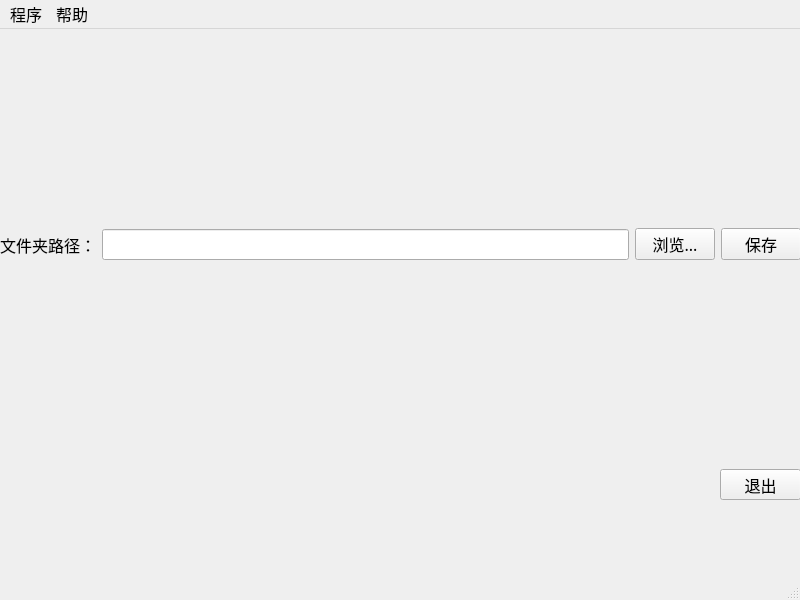
<?xml version="1.0" encoding="UTF-8"?>
<ui version="4.0">
 <class>MainWindow</class>
 <widget class="QMainWindow" name="MainWindow">
  <property name="geometry">
   <rect>
    <x>0</x>
    <y>0</y>
    <width>800</width>
    <height>600</height>
   </rect>
  </property>
  <property name="minimumSize">
   <size>
    <width>800</width>
    <height>600</height>
   </size>
  </property>
  <property name="maximumSize">
   <size>
    <width>800</width>
    <height>600</height>
   </size>
  </property>
  <property name="font">
   <font>
    <family>霞鹜文楷 GB 屏幕阅读版</family>
    <pointsize>12</pointsize>
   </font>
  </property>
  <property name="windowTitle">
   <string>设置</string>
  </property>
  <widget class="QWidget" name="centralwidget">
   <property name="font">
    <font>
     <family>霞鹜文楷 GB 屏幕阅读版</family>
     <pointsize>12</pointsize>
    </font>
   </property>
   <widget class="QWidget" name="horizontalLayoutWidget">
    <property name="geometry">
     <rect>
      <x>0</x>
      <y>0</y>
      <width>801</width>
      <height>431</height>
     </rect>
    </property>
    <layout class="QHBoxLayout" name="layout_file">
     <item>
      <widget class="QLabel" name="label">
       <property name="font">
        <font>
         <family>霞鹜文楷 GB 屏幕阅读版</family>
         <pointsize>12</pointsize>
        </font>
       </property>
       <property name="text">
        <string>文件夹路径：</string>
       </property>
      </widget>
     </item>
     <item>
      <widget class="QLineEdit" name="lineEdit_path">
       <property name="inputMask">
        <string/>
       </property>
       <property name="text">
        <string/>
       </property>
       <property name="readOnly">
        <bool>true</bool>
       </property>
      </widget>
     </item>
     <item>
      <widget class="QPushButton" name="btn_browse">
       <property name="text">
        <string>浏览...</string>
       </property>
      </widget>
     </item>
     <item>
      <widget class="QPushButton" name="btn_save">
       <property name="text">
        <string>保存</string>
       </property>
      </widget>
     </item>
    </layout>
   </widget>
   <widget class="QPushButton" name="btn_exit">
    <property name="geometry">
     <rect>
      <x>720</x>
      <y>440</y>
      <width>81</width>
      <height>31</height>
     </rect>
    </property>
    <property name="text">
     <string>退出</string>
    </property>
   </widget>
  </widget>
  <widget class="QMenuBar" name="menubar">
   <property name="geometry">
    <rect>
     <x>0</x>
     <y>0</y>
     <width>800</width>
     <height>27</height>
    </rect>
   </property>
   <property name="font">
    <font>
     <family>霞鹜文楷 GB 屏幕阅读版</family>
     <pointsize>12</pointsize>
    </font>
   </property>
   <widget class="QMenu" name="menu">
    <property name="font">
     <font>
      <family>霞鹜文楷 GB 屏幕阅读版</family>
      <pointsize>12</pointsize>
     </font>
    </property>
    <property name="title">
     <string>帮助</string>
    </property>
    <addaction name="action_website"/>
    <addaction name="separator"/>
    <addaction name="action_about"/>
   </widget>
   <widget class="QMenu" name="menu_2">
    <property name="font">
     <font>
      <family>霞鹜文楷 GB 屏幕阅读版</family>
      <pointsize>12</pointsize>
     </font>
    </property>
    <property name="title">
     <string>程序</string>
    </property>
    <addaction name="action_reset_folder"/>
    <addaction name="action_exit_2"/>
   </widget>
   <addaction name="menu_2"/>
   <addaction name="menu"/>
  </widget>
  <widget class="QStatusBar" name="statusbar">
   <property name="font">
    <font>
     <family>霞鹜文楷 GB 屏幕阅读版</family>
     <pointsize>10</pointsize>
    </font>
   </property>
  </widget>
  <action name="action_about">
   <property name="text">
    <string>关于程序</string>
   </property>
   <property name="font">
    <font>
     <family>霞鹜文楷 GB 屏幕阅读版</family>
     <pointsize>12</pointsize>
    </font>
   </property>
  </action>
  <action name="action_website">
   <property name="text">
    <string>程序地址</string>
   </property>
   <property name="font">
    <font>
     <family>霞鹜文楷 GB 屏幕阅读版</family>
     <pointsize>12</pointsize>
    </font>
   </property>
  </action>
  <action name="action_exit">
   <property name="text">
    <string>退出程序</string>
   </property>
  </action>
  <action name="action_reset_folder">
   <property name="text">
    <string>恢复默认</string>
   </property>
   <property name="font">
    <font>
     <family>霞鹜文楷 GB 屏幕阅读版</family>
     <pointsize>12</pointsize>
    </font>
   </property>
  </action>
  <action name="action_exit_2">
   <property name="text">
    <string>退出程序</string>
   </property>
  </action>
 </widget>
 <resources/>
 <connections/>
</ui>
